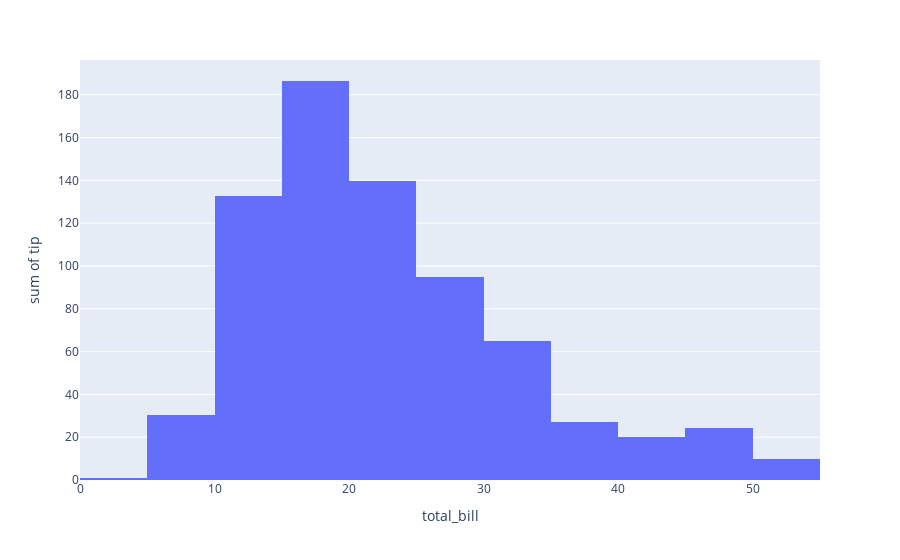

Write notebook code for a chart like this one.
### Code cell
fig = px.histogram(df,x='total_bill',y= 'tip',nbins=20)
fig.show()

### Figure 1 — Plotly figure (JSON) as saved in the notebook; plotly's stock layout.template omitted (floating-point values rounded to 4 significant figures; data arrays with more than 128 entries replaced by an {"elided": "..."} marker saying what was removed)
{"data": [{"alignmentgroup": "True", "bingroup": "x", "histfunc": "sum", "hovertemplate": "total_bill=%{x}<br>sum of tip=%{y}<extra></extra>", "legendgroup": "", "marker": {"color": "#636efa", "pattern": {"shape": ""}}, "name": "", "nbinsx": 20, "offsetgroup": "", "orientation": "v", "showlegend": false, "type": "histogram", "x": {"elided": "244 float values"}, "xaxis": "x", "y": {"elided": "244 float values"}, "yaxis": "y"}], "layout": {"barmode": "relative", "legend": {"tracegroupgap": 0}, "margin": {"t": 60}, "xaxis": {"anchor": "y", "domain": [0, 1], "title": {"text": "total_bill"}}, "yaxis": {"anchor": "x", "domain": [0, 1], "title": {"text": "sum of tip"}}}}
